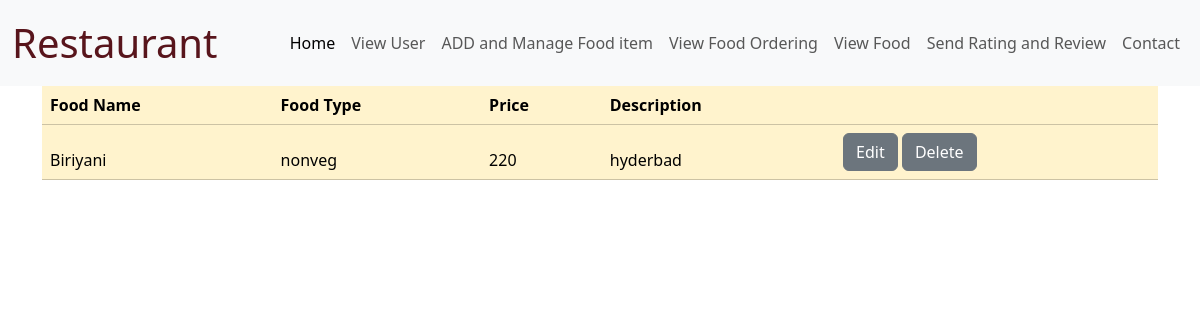
The page /foodview on the database its author committed.
### world_wallet_expence_app/models.py (models this page shows)
class FoodmenuTable(models.Model):
     RESTAURANTID=models.ForeignKey(RestaurantTable, on_delete=models.CASCADE)
     foodname=models.CharField(max_length=20, null=True,blank=True)
     foodtype=models.CharField(max_length=20, null=True,blank=True)
     description=models.CharField(max_length=100, null=True,blank=True)
     price=models.CharField(max_length=20, null=True,blank=True)

### world_wallet_expence_app/views.py (the view)
# urls.py: path('foodview',Foodview.as_view(),name='foodview'),
class Foodview(View):
    def get(self,request):
        obj=FoodmenuTable.objects.all()
        return render(request,"RESTAURANT/foodview.html",{'val':obj})

### templates/RESTAURANT/foodview.html (shortened to what this page needs)
{% load static %}
<html lang="en">
<head>
    <link href="https://cdn.jsdelivr.net/npm/bootstrap@5.3.3/dist/css/bootstrap.min.css" rel="stylesheet">
   <body>
    <nav class="navbar navbar-expand-lg bg-body-tertiary">
      <div class="container-fluid">
        <a class="navbar-brand fs-1 text-danger-emphasis" href="#">Restaurant</a>
        <div class="collapse navbar-collapse" id="navbarSupportedContent">
          <ul class="navbar-nav ms-auto mb-2 mb-lg-0">
            <li class="nav-item">
              <a class="nav-link active" aria-current="page" href="/HomeRS">Home</a>
            </li>
            <li class="nav-item">
              <a class="nav-link" href="/viewuser">View User</a>
            </li>
            <li class="nav-item">
              <a class="nav-link" href="/Add">ADD and Manage Food item</a>
            </li>
            <li class="nav-item">
              <a class="nav-link " href="/viewfood">View Food Ordering</a>
            </li>
            <li class="nav-item">
              <a class="nav-link " href="/foodview">View Food </a>
            </li>
            <li class="nav-item">
              <a class="nav-link" href="/Resreview">Send Rating and Review</a>
            </li>
            <li class="nav-item">
              <a class="nav-link" href="#">Contact</a>
            </li>
          </ul>
        </div>
      </div>
    </nav>
    <div class="container">
        <table class="table table-warning">
            <thead>
              <tr>
                <th scope="col">Food Name</th>
                <th scope="col">Food Type</th>
                <th scope="col">Price</th>
                <th scope="col">Description</th>
                <th colspan="2"></th>
               {%for i in val%}
              <tr>
                <td>{{i.foodname}}</td>
                <td>{{i.foodtype}}</td>
                <td>{{i.price}}</td>
                <td>{{i.description}}</td>
                <td>
                    <a href="foodedit/{{i.id}}"  button type="button" class="btn btn-secondary" data-bs-dismiss="modal">Edit</button>
               </a>
               <a href="Deletefood/{{i.id}}" button type="button" class="btn btn-secondary" data-bs-dismiss="modal">Delete</button> </a> </td>
            </tr>
             {%endfor%}
          </table>
        </div>
    </body>
    </html>

### rows shown on the page
FoodmenuTable: foodname "Biriyani", foodtype "nonveg", price "220", description "hyderbad"
